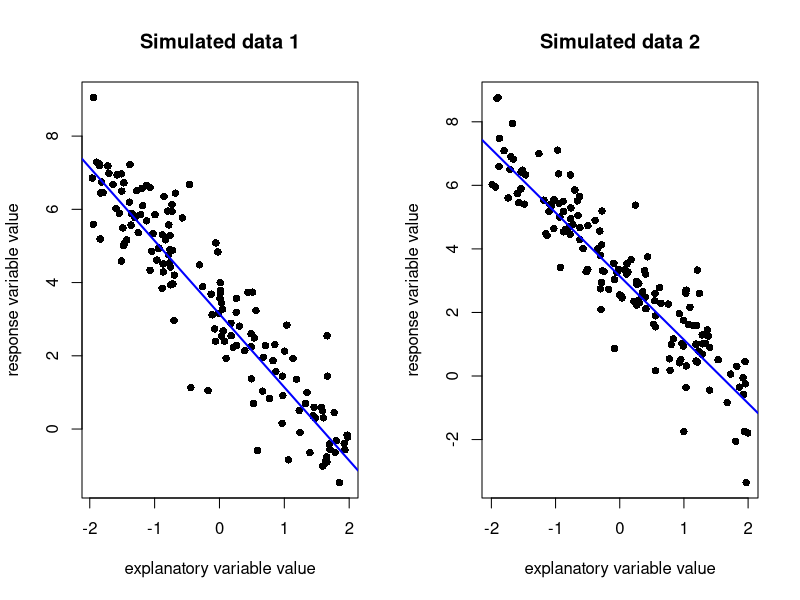
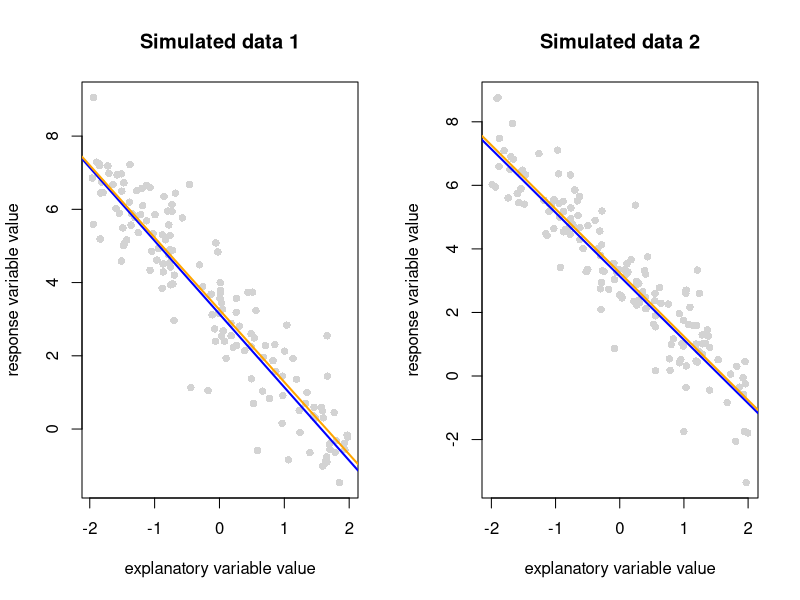
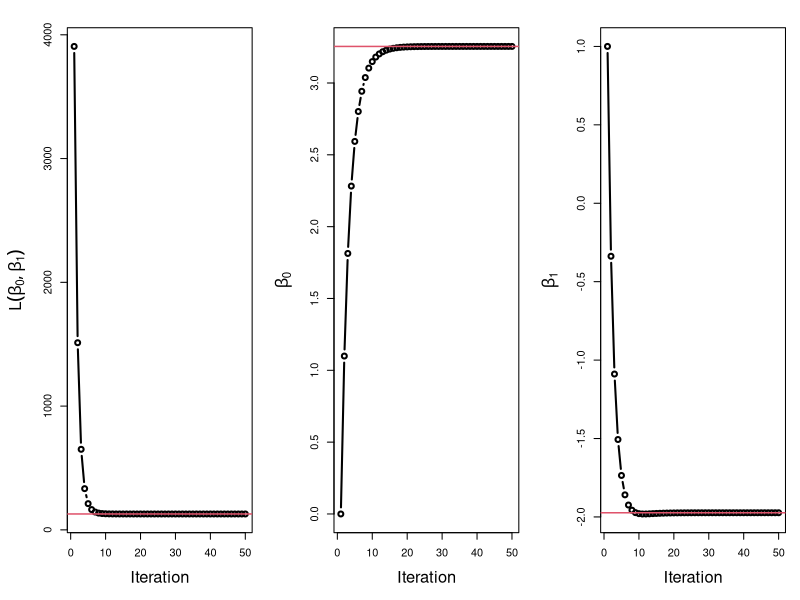
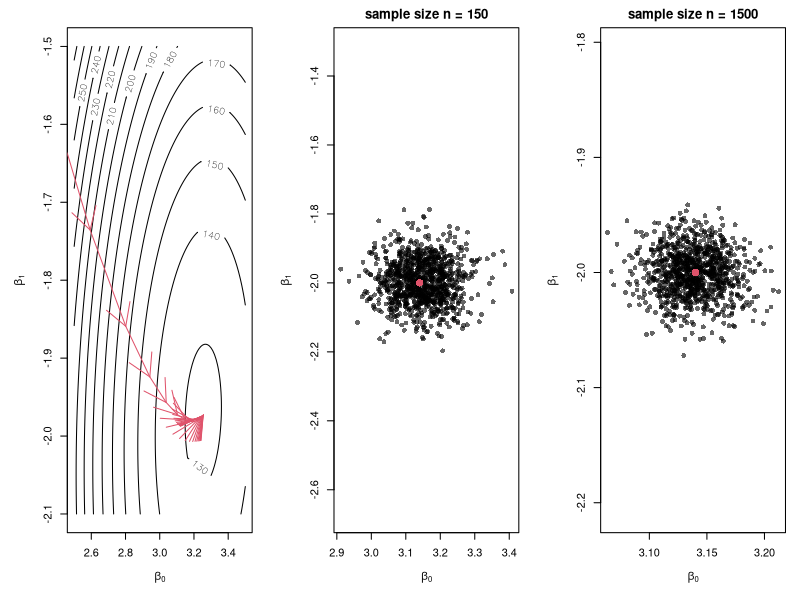
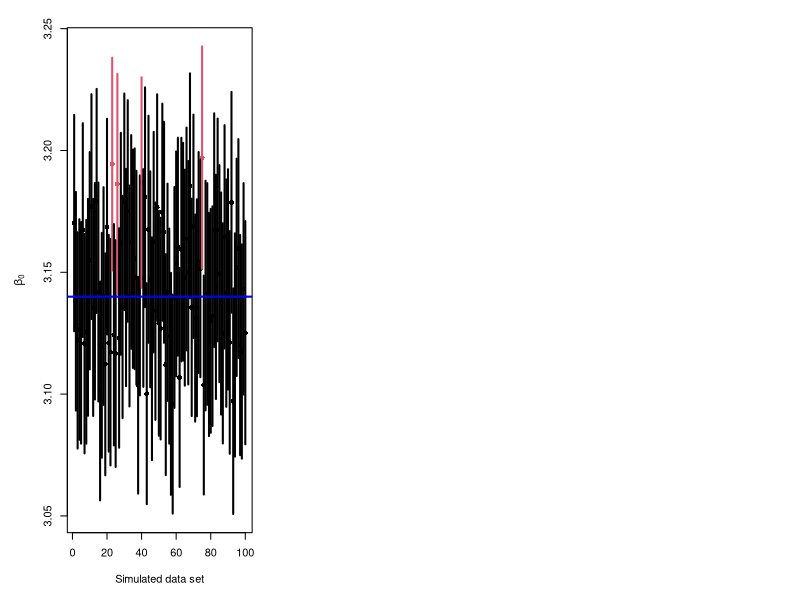

Source code (R) for these figures, in order:
## ---- chunk 1
knitr::opts_chunk$set(echo = TRUE)
library(bookdown)
## ---- chunk 2
# Set constants
n <- 150
b_0 <- 3.14 
b_1 <- -2
sigma_sq <- 0.8

x_min <- -2
x_max <- 2

# Simulate explanatory variable and error values
set.seed(1234)
x_1 <- runif(n, min = x_min, max = x_max)
x_2 <- runif(n, min = x_min, max = x_max)
e_1 <- rnorm(n, mean = 0, sd = sqrt(sigma_sq)) 
e_2 <- rnorm(n, mean = 0, sd = sqrt(sigma_sq))

# Calculate response variable values
y_1 <- b_0 + b_1 * x_1 + e_1
y_2 <- b_0 + b_1 * x_2 + e_1

# Plot both fitted models and data sets
par(mfrow = c(1,2))
plot(
  x = x_1,
  y = y_1,
  pch = 16,
  xlab = "explanatory variable value",
  ylab = "response variable value",
  main = "Simulated data 1")
abline(a = b_0, b = b_1, col = "blue", lwd = 2)

plot(
  x = x_2,
  y = y_2,
  pch = 16,
  xlab = "explanatory variable value",
  ylab = "response variable value",
  main = "Simulated data 2")
abline(a = b_0, b = b_1, col = "blue", lwd = 2)
par(mfrow = c(1,1))
## ---- chunk 3
# Fit a linear model to each simulated data set
lm_1 <- lm(y_1 ~ x_1)
lm_2 <- lm(y_2 ~ x_2)

# Examine the fitted model parameters
coefficients(lm_1)
coefficients(lm_2)

# Plot both data sets
par(mfrow = c(1,2))
plot(
  x = x_1,
  y = y_1,
  pch = 16,
  xlab = "explanatory variable value",
  ylab = "response variable value",
  main = "Simulated data 1",
  col = "lightgrey")
abline(a = b_0, b = b_1, lwd = 2, col = "blue")
abline(lm_1, col = "orange", lwd = 2)

plot(
  x = x_2,
  y = y_2,
  pch = 16,
  xlab = "explanatory variable value",
  ylab = "response variable value",
  main = "Simulated data 2",
  col = "lightgrey")
abline(a = b_0, b = b_1, lwd = 2, col = "blue")
abline(lm_2, col = "orange", lwd = 2)
par(mfrow = c(1,1))
## ---- chunk 4
# Function to calculate parameters estimates exactly
get_algebraic_least_squares_estimator <- function(x,y){
  n <- length(x)
  beta_1_hat <- ( n * sum(x * y) - sum(x) * sum(y) ) / ( n * sum(x^2) - sum(x)^2 )
  beta_0_hat <- mean(y) - beta_1_hat * mean(x)
  
  return(c(beta_0_hat, beta_1_hat))
}

# Check lm against algebra for data set 1
get_algebraic_least_squares_estimator(x_1, y_1)
coefficients(lm_1)

# Check lm against algebra for data set 2
get_algebraic_least_squares_estimator(x_2, y_2)
coefficients(lm_2)
## ---- chunk 5
gradient_descent <- function(func, grad, init, h, n_steps = 50, ...){
  
  out <- as.data.frame(
    matrix(data = NA,
    nrow = n_steps,
    ncol = length(init) + 2)
    )
  
  colnames(out) <- c("iteration","func_value", paste0("beta_", seq_along(init) - 1))
  
  curr_location <- init
  curr_value <- func(curr_location, ...)
  out[1,] <- c(1, curr_value, curr_location)
  
  for(i in 2:n_steps){
    curr_grad <- grad(curr_location, ...)
    curr_location <- curr_location - h * curr_grad
    curr_value <- func(curr_location, ...)
    
    out[i,] <- c(i, curr_value, curr_location)
  }
  
  return(out)
}

sq_err_loss <- function(beta, x, y){  sum((y - beta[1] - beta[2] * x)^2) }

sq_err_gradient <- function(beta, x, y){
  c( 
    -2 * sum( y - beta[1] - beta[2] * x ), # partial wrt beta_0
    -2 * sum( (y - beta[1] - x * beta[2]) * x ) # partial wrt beta_1
  )
}

opt <- gradient_descent(
  func = sq_err_loss,
  grad = sq_err_gradient,
  init = c(0,1),
  h = 0.001,
  n_steps = 50,
  x = x_1,
  y = y_1)

tail(opt)
## ---- chunk 6
opar <- par()
par(mfrow = c(1,3), mar = c(5.1,5.1,2.1,1.1))

plot(
  x = opt$iteration,
  y = opt$func_value,
  type = "b",
  lwd = 2,
  xlab = "Iteration",
  ylab = expression(L(beta[0], beta[1])),
  cex.lab = 1.5)
abline(h = sum(lm_1$residuals^2), col = 2, lwd = 1.5)

plot(
  x = opt$iteration,
  y = opt$beta_0,
  type = "b",
  lwd = 2,
  xlab = "Iteration",
  ylab = expression(beta[0]),
  cex.lab = 1.5)
abline(h = lm_1$coefficients[1], col = 2, lwd = 1.5)

plot(
  x = opt$iteration,
  y = opt$beta_1,
  type = "b",
  lwd = 2,
  xlab = "Iteration",
  ylab = expression(beta[1]),
  cex.lab = 1.5)
abline(h = lm_1$coefficients[2], col = 2, lwd = 1.5)
## ---- chunk 7
# Evaluate the loss function on a grid
beta_0_seq <- seq(2.5,3.5, length = 101)
beta_1_seq <- seq(-2.1,-1.5, length = 101)
grid_pts <- as.matrix(expand.grid(beta_0_seq, beta_1_seq))
L <- apply(grid_pts, MARGIN = 1, FUN = sq_err_loss, x = x_1, y = y_1)

# Format appropriately to plot contours of loss function 
L <- matrix(L, nrow = length(beta_0_seq), ncol = length(beta_1_seq))
L_list <- list(x = beta_0_seq, y = beta_1_seq, z = L)

contour(
  x = L_list,
  nlevels = 15,
  xlab = expression(beta[0]),
  ylab = expression(beta[1]))

# Add arrows showing path of 
#lines(opt$beta_0, opt$beta_1, type = "b", col = 2)
arrows(x0 = opt$beta_0[-50],
       y0 = opt$beta_1[-50],
       x1 = opt$beta_0[-1],
       y1 = opt$beta_1[-1],col = 2)
## ---- chunk 8
n_simulations <- 1000
estimated_coefficients <- data.frame(
  beta_0 = rep(NA, n_simulations),
  beta_1 = rep(NA, n_simulations))

for(i in 1:n_simulations){
  x_3 <- runif(n = 150, min = -2 , max = 2)
  e_3 <- rnorm(n = 150, mean = 0, sd = sqrt(sigma_sq))
  y_3 <- b_0 + b_1 * x_3 + e_3 
  lm_3 <- lm(y_3 ~ x_3)
  estimated_coefficients[i,] <- lm_3$coefficients
}

plot(
  estimated_coefficients,
  xlab = expression(beta[0]),
  ylab = expression(beta[1]),
  pch = 16,
  col = rgb(0,0,0,0.6),
  main = "sample size n = 150",
  asp = 1
)
points(x = b_0, y = b_1, pch = 16, col = 2, cex = 1.5)
## ---- chunk 9
n_simulations <- 1000
estimated_coefficients <- data.frame(
  beta_0 = rep(NA, n_simulations),
  beta_1 = rep(NA, n_simulations))

for(i in 1:n_simulations){
  x_3 <- runif(n = 1500, min = -2 , max = 2)
  e_3 <- rnorm(n = 1500, mean = 0, sd = sqrt(sigma_sq))
  y_3 <- b_0 + b_1 * x_3 + e_3 
  lm_3 <- lm(y_3 ~ x_3)
  estimated_coefficients[i,] <- lm_3$coefficients
}

plot(
  estimated_coefficients,
  xlab = expression(beta[0]),
  ylab = expression(beta[1]),
  pch = 16,
  col = rgb(0,0,0,0.6),
  main = "sample size n = 1500",
  asp = 1
)
points(x = b_0, y = b_1, pch = 16, col = 2, cex = 1.5)
## ---- chunk 10
n_simulations <- 100
intercepts <- rep(NA, n_simulations)
CIs_lower <- rep(NA, n_simulations)
CIs_upper <- rep(NA, n_simulations)
alpha <- 0.05 

for (i in 1:n_simulations) {
  x_3 <- runif(n = 1500, min = -2 , max = 2)
  e_3 <- rnorm(n = 1500, mean = 0, sd = sqrt(sigma_sq))
  y_3 <- b_0 + b_1 * x_3 + e_3 
  lm_3 <- lm(y_3 ~ x_3)
  
  intercepts[i] <- lm_3$coefficients[1]
  se <- sqrt(vcov(lm_3)[1,1])
  CIs_lower[i] <- lm_3$coefficients[1] - qnorm(1 - (alpha / 2)) * se
  CIs_upper[i] <- lm_3$coefficients[1] + qnorm(1 - (alpha / 2)) * se
}

# Count the number covering the true value
is_covering_true_value <- b_0 > CIs_lower & b_0 < CIs_upper
sum(is_covering_true_value)

# Plot each point estimate and confidence interval
plot(
  x = seq_along(intercepts),
  y = intercepts,
  xlab = "Simulated data set",
  ylab = expression(beta[0]),
  pch = 16,
  col = 1 + !is_covering_true_value,
  ylim = range(c(CIs_lower, CIs_upper)))

segments(
  x0 = 1:n_simulations,
  x1 = 1:n_simulations,
  y0 = CIs_lower,
  y1 = CIs_upper,
  col = 1 + !is_covering_true_value,
  lwd = 2)

abline(h = b_0, col = "blue", lwd = 2)
